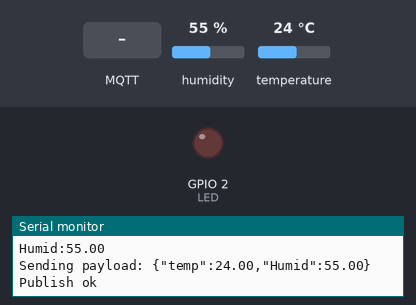
The sketch below on a simulated ESP32. Parts: output pins drawn as LEDs (lit = HIGH), the last lines printed to the serial monitor. Inputs (shaded band) come from the test bench; at power-on: humidity 55 %, temperature 24 °C. WiFi joins after 1.5 s; servers stay silent unless stated; no MQTT or app messages arrive unless stated.

Above: at 2.7 s.
2.8 s: MQTT message "lighton" arrives on the first subscribed topic
At 4.4 s:
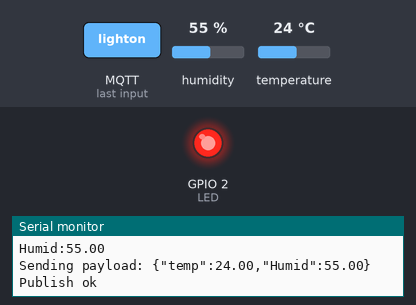
5.0 s: MQTT message "1" arrives on the first subscribed topic
At 6.3 s:
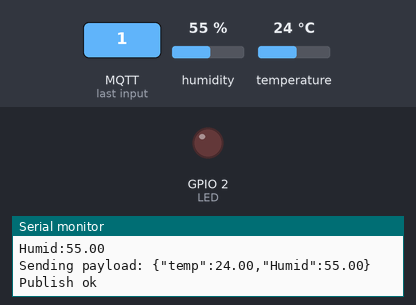
Timing chart, 0 to 8.0 s (numbered marks = the images above; inputs shaded):
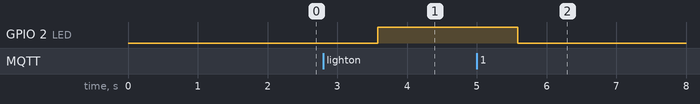

The sketch:

sketch.ino
```cpp
#include <WiFi.h>//library for wifi
#include <PubSubClient.h>//library for MQtt
#include "DHT.h"// Library for dht11
#define DHTPIN 15 // what pin we're connected to
#define DHTTYPE DHT22 // define type of sensor DHT 11
#define LED 2

DHT dht (DHTPIN, DHTTYPE);// creating the instance by passing pin and typr of dht connected

void callback(char* subscribetopic, byte* payload, unsigned int payloadLength);

//-------credentials of IBM Accounts------

#define ORG "920spf"//IBM ORGANITION ID
#define DEVICE_TYPE "abcd"//Device type mentioned in ibm watson IOT Platform
#define DEVICE_ID "1234"//Device ID mentioned in ibm watson IOT Platform
#define TOKEN "12345678" //Token
String data3;
float h, t;


//-------- Customise the above values --------
char server[] = ORG ".messaging.internetofthings.ibmcloud.com";// Server Name
char publishTopic[] = "iot-2/evt/Data/fmt/json";// topic name and type of event perform and format in which data to be send
char subscribetopic[] = "iot-2/cmd/command/fmt/String";// cmd REPRESENT command type AND COMMAND IS TEST OF FORMAT STRING
char authMethod[] = "use-token-auth";// authentication method
char token[] = TOKEN;
char clientId[] = "d:" ORG ":" DEVICE_TYPE ":" DEVICE_ID;//client id


//-----------------------------------------
WiFiClient wifiClient; // creating the instance for wificlient
PubSubClient client(server, 1883, callback ,wifiClient); //calling the predefined client id by passing parameter like server id,portand wificredential


void setup()// configureing the ESP32
{
  Serial.begin(115200);
  dht.begin();
  pinMode(LED,OUTPUT);
  delay(10);
  Serial.println();
  wificonnect();
  mqttconnect();
}

void loop()// Recursive Function
{

  h = dht.readHumidity();
  t = dht.readTemperature();
  Serial.print("temp:");
  Serial.println(t);
  Serial.print("Humid:");
  Serial.println(h);

  PublishData(t, h);
  delay(1000);
  if (!client.loop()) {
    mqttconnect();
  }
}


/*.....................................retrieving to Cloud...............................*/

void PublishData(float temp, float humid) {
  mqttconnect();//function call for connecting to ibm
  /*
     creating the String in in form JSon to update the data to ibm cloud
  */
  String payload = "{\"temp\":";
  payload += temp;
  payload += "," "\"Humid\":";
  payload += humid;
  payload += "}";


  Serial.print("Sending payload: ");
  Serial.println(payload);


  if (client.publish(publishTopic, (char*) payload.c_str())) {
    Serial.println("Publish ok");// if it sucessfully upload data on the cloud then it will print publish ok in Serial monitor or else it will print publish failed
  } else {
    Serial.println("Publish failed");
  }

}


void mqttconnect() {
  if (!client.connected()) {
    Serial.print("Reconnecting client to ");
    Serial.println(server);
    while (!!!client.connect(clientId, authMethod, token)) {
      Serial.print(".");
      delay(500);
    }

     initManagedDevice();
     Serial.println();
  }
}
void wificonnect() //function defination for wificonnect
{
  Serial.println();
  Serial.print("Connecting to ");

  WiFi.begin("Wokwi-GUEST", "", 6);//passing the wifi credentials to establish the connection
  while (WiFi.status() != WL_CONNECTED) {
    delay(500);
    Serial.print(".");
  }
  Serial.println("");
  Serial.println("WiFi connected");
  Serial.println("IP address: ");
  Serial.println(WiFi.localIP());
}

void initManagedDevice() {
  if (client.subscribe(subscribetopic)) {
    Serial.println((subscribetopic));
    Serial.println("subscribe to cmd OK");
  } else {
    Serial.println("subscribe to cmd FAILED");
  }
}

void callback(char* subscribetopic, byte* payload, unsigned int payloadLength)
{

  Serial.print("callback invoked for topic: ");
  Serial.println(subscribetopic);
  for (int i = 0; i < payloadLength; i++) {
    //Serial.print((char)payload[i]);
    data3 += (char)payload[i];
  }
  Serial.println("data: "+ data3);
  if(data3=="lighton")
  {
Serial.println(data3);
digitalWrite(LED,HIGH);
  }
  else
  {
Serial.println(data3);
digitalWrite(LED,LOW);
  }
data3="";
}
```

Measured:
- after the input at 2.8 s, GPIO 2 (LED): LOW → HIGH after 0.78 s
- after the input at 5.0 s, GPIO 2 (LED): HIGH → LOW after 0.59 s
